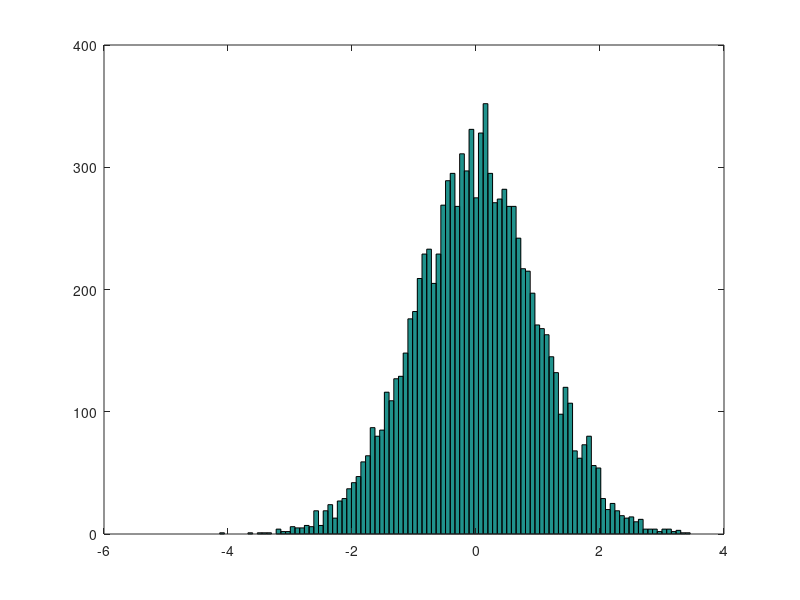
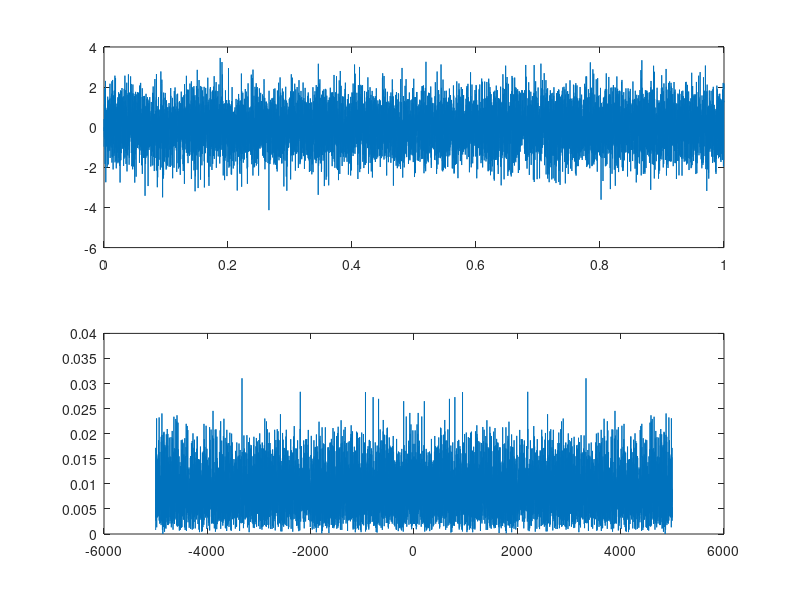
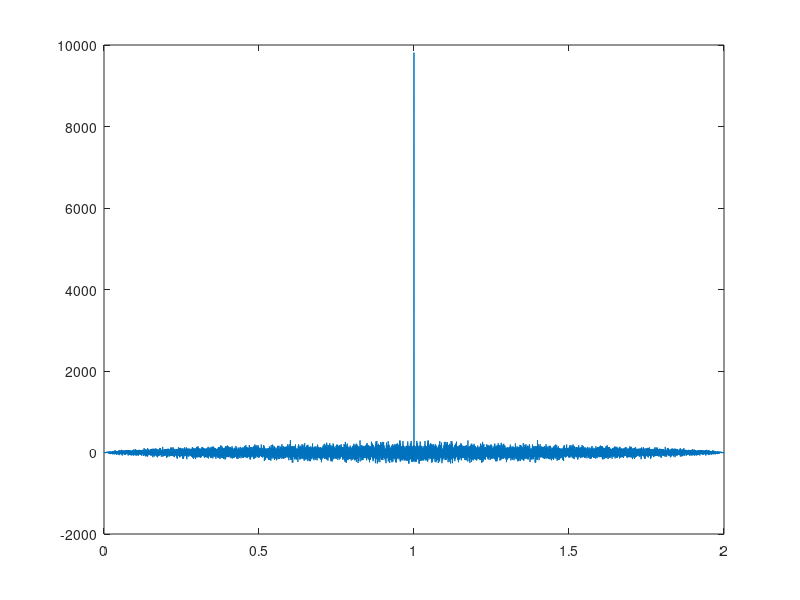
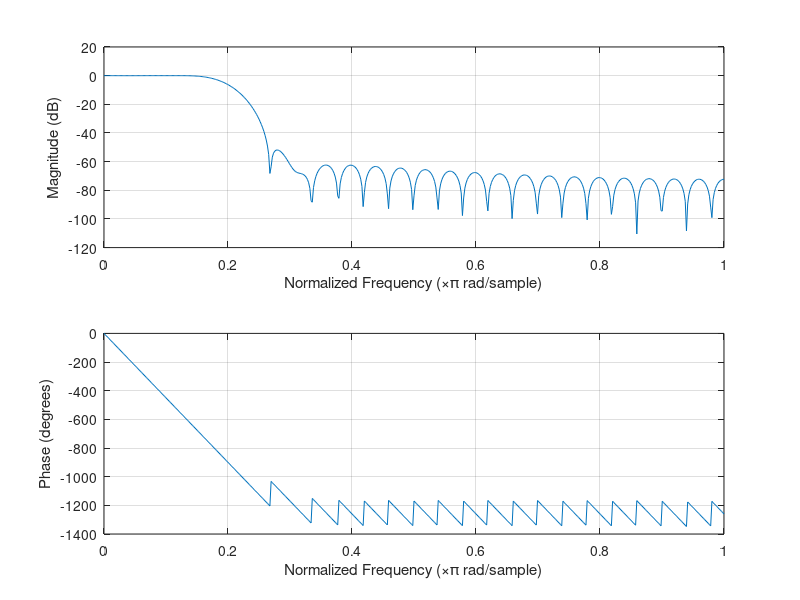

The MATLAB script that drew these images, in order:
clear all;
clc;
close all;

% 1. Gerar um vetor representando um ruído com distribuição
% normal utilizando a função 'randn' do matlab. Gere 1 segundo
% de ruído considerando um tempo de amostragem de 1/10k.
fs = 10e3;
ts = 1/fs;
ruido = randn(1, fs);


% 2. Plotar o histograma do ruído para observar a distribuição
% Gaussiana. Utilizar a função 'histogram'
figure(1)
hist(ruido, 100)

% 3. Plotar o ruído no domínio do tempo e da frequência
t = [0:ts:1-ts];
f = [-fs/2:1:(fs/2)-1];
figure(2)
subplot(211)
plot(t, ruido)
subplot(212)
fft_ruido = fftshift(fft(ruido)/length(ruido));
plot(f, abs(fft_ruido))

% 4. Utilizando a função 'xcorr', plote a função de autocorrelação
% do ruído.
figure(3)
t_autocorr = [0:ts:2*(1-ts)];
autocorr_ruido = xcorr(ruido);
plot(t_autocorr, autocorr_ruido)


% 5. Utilizando a função 'filtro=fir1(50,(1000*2)/fs)', realize uma
% operação de filtragem passa baixa do ruído. Para visualizar a
% resposta em frequência do filtro projetado, utilize a função
% 'freqz'.
figure(4)
filtro = fir1(50,(1000*2)/fs);
freqz(filtro)

% 6. Plote, no domínio do tempo e da frequência, a saída do filtro
% e o histograma do sinal filtrado
y_t = conv(ruido, filtro);
y_f = fftshift(fft(y_t)/length(y_t));

figure(5)
subplot(211)
plot(t, y_t(1:end-50))
subplot(212)
plot(f, abs(y_f(1:end-50)))
xlim([-2e3 2e3])

figure(6)
hist(y_t, 100)
